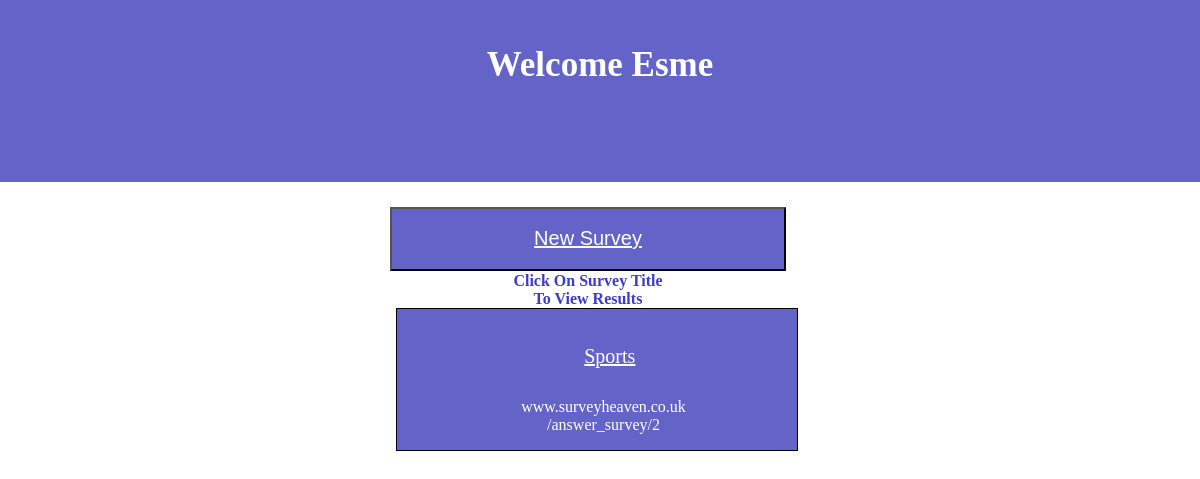
The app's page /user/1000101111001111011011100101 with its own data.
### website.py (models this page shows)
class Users(db.Model):
    id = db.Column(db.Integer, primary_key=True, unique=True, nullable=False)
    username = db.Column(db.String(100))
    password = db.Column(db.String(100))
    encrypted_username = db.Column(db.String(255))

class Surveys(db.Model):
    id = db.Column(db.Integer, primary_key=True, unique=True, nullable=False)
    username = db.Column(db.String(100))
    survey_name = db.Column(db.String(255))
    survey_type = db.Column(db.String(10))

### website.py (the view)
@app.route("/user/<encrypted_username>", methods=['POST', 'GET'])
def user_page(encrypted_username):
    user = db.session.execute(
        "SELECT * FROM users WHERE encrypted_username='" + encrypted_username + "';")
    for i in user:
        items = dict(i)
    encrypted_name = items['encrypted_username']
    username = items['username']
    create_survey_link = "/user/" + encrypted_name + "/create_survey/"
    users_surveys = db.session.execute(
        "SELECT id, survey_name FROM surveys WHERE username='" + username + "';"
    )
    surveys = []
    for survey_id, survey in users_surveys:
        survey_link = url_for("answer_survey", survey_id=survey_id)
        surveys.append([survey_link, survey])
    return render_template("userhome.html", user=user, username=username,
                           items=items, create_survey_link=create_survey_link, surveys=surveys,
                           encrypted_username=encrypted_name)

### templates/userhome.html (shortened to what this page needs)
<!DOCTYPE html5>
<html>
	<head>
		<link rel="stylesheet" media="screen and (min-width: 901px)" href="{{ url_for('static', filename='stylesheets/userhome2.css') }}">
		<link rel="stylesheet" media="screen and (max-width: 900px)" href="{{ url_for('static', filename='stylesheets/userhome.css') }}">
	</head>
	<body>
		<div id='welcomebox'>
			<h1 id='header'>
				Welcome {{username}}
			</h1>
		</div>
		{% block content %}
		<div id='createsurvey'>
			<h3><button name='createsurvey'><a href={{create_survey_link}}>New Survey</a></button></h3>
		</div>
		{% endblock %}
		<div>
			<h4 id='sub_header' >Click On Survey Title<br>To View Results</h4>
			<ul id='survey_list'>
				{% for survey in surveys %}
				<a href='/user/{{encrypted_username}}/survey_results/{{survey[1]}}'><ol id='{{survey[1]}}' class='survey_name'>{{survey[1]}}</ol></a>
				<div class='linktext'><p>www.surveyheaven.co.uk<br>{{survey[0]}}</p></div>
				{%endfor%}
			</ul>
		</div>
	</body>
</html>

### static/stylesheets/userhome2.css (style rules this page uses)
html { max-width: 100%; font-family: verdana; }
body { display: flex; justify-content: center; }
#welcomebox { display: flex; justify-content: center; text-align: center; position: absolute; width: 110%; height: 150px; margin-top: -3%; padding-top: 5%; border-bottom: 2px solid white; color: white; background-color: rgba(100, 100, 200, 1) }
#header { margin-top: 1%; font-size: 35; }
#createsurvey { position: absolute; margin-top: 15%; margin-left: -5%; height: 20%; width: 30%; }
button { width: 110%; height: 40%; background: rgba(100, 100, 200, 1); z-index: 51; }
a:visited, a:link { font-size: 20; color: white; }
#survey_list { position: absolute; text-align: center; margin: 25% 0% 0% -17%; background: rgba(100, 100, 200, 1); border: 1px solid black; width: 30%; }
ol { position: relative; padding: 10% 10% 4% 20%; width: 100%; margin-left: -22%; font-size: 20; }
#sub_header { position: absolute; width: 100%; margin: 22% 0% 0% -51%; color: rgba(60, 60, 200, 1); text-align: center; }
.linktext { color: white; margin-left: -7.5%; margin-top: -0%; z-index: 51; }

### static/stylesheets/userhome.css (style rules this page uses)
html { max-width: 100%; font-family: verdana; }
body { display: flex; justify-content: center; }
#welcomebox { display: flex; justify-content: center; text-align: center; position: absolute; width: 110%; height: 150px; margin-top: -3%; border-bottom: 2px solid white; color: white; background-color: rgba(100, 100, 200, 1) }
#header { margin-top: 15%; font-size: 22; }
#createsurvey { position: absolute; margin-top: 40%; margin-left: -5%; height: 20%; width: 30%; }
button { width: 110%; height: 40%; background: rgba(100, 100, 200, 1); z-index: 51; }
a:visited, a:link { font-size: 20; color: white; }
#survey_list { position: absolute; text-align: center; margin: 90% 0% 0% -30%; background: rgba(100, 100, 200, 1); border: 1px solid black; width: 50%; }
ol { position: relative; padding: 30% 10% 30% 20%; width: 100%; margin-left: -32%; font-size: 20; }
#sub_header { position: absolute; width: 100%; margin: 70% 0% 0% -20%; color: rgba(60, 60, 200, 1); }
.linktext { color: white; margin-left: -20%; margin-top: -0%; z-index: 51; }

### records on screen
Users: username "Esme"
Surveys: survey_name "Sports", id "/answer_survey/2"
